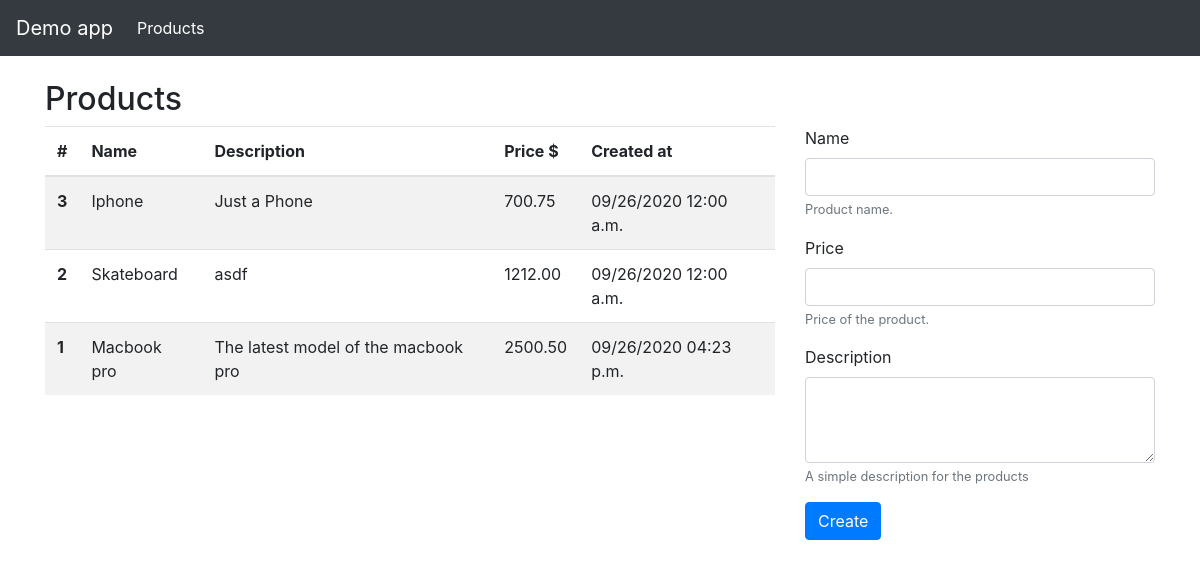
Page /products on the committed database.
### core/models.py (models this page shows, shortened)
class Product(models.Model):
    name = models.CharField(max_length=100)
    description = models.CharField(max_length=250)
    price = models.DecimalField(max_digits=12, decimal_places=2)
    created_at = models.DateTimeField('date published')

### core/views.py (the view)
# urls.py: path('products', views.list_products, name='products'),
def list_products(request):
    latest_product_list = Product.objects.order_by('-id')
    return render(request,'products.html',{'products': latest_product_list})

### core/templates/products.html (shortened to what this page needs)
<!DOCTYPE html>
<html lang="en">
<head>
    <link rel="stylesheet" href="https://stackpath.bootstrapcdn.com/bootstrap/4.5.2/css/bootstrap.min.css">
</head>
<body>
    <nav class="navbar navbar-expand-md navbar-dark bg-dark mb-4">
        <a class="navbar-brand" href="#">Demo app</a>
        <div class="collapse navbar-collapse" id="navbarCollapse">
          <ul class="navbar-nav mr-auto">
            <li class="nav-item active">
              <a class="nav-link" href="#">Products <span class="sr-only">(current)</span></a>
            </li>
          </ul>
        </div>
      </nav>
      <main role="main" class="container">
          <h2>Products</h2>
        <div class="row">
            <div class="col-md-8">
                <table class="table table-striped">
                    <thead>
                      <tr>
                        <th scope="col">#</th>
                        <th scope="col">Name</th>
                        <th scope="col">Description</th>
                        <th scope="col">Price $</th>
                        <th scope="col">Created at</th>
                      </tr>
                    </thead>
                    <tbody>
                        {% for product in products%}
                      <tr>
                        <th scope="row">{{product.id}}</th>
                        <td>{{product.name}}</td>
                        <td>{{product.description}}</td>
                        <td>{{product.price}}</td>
                        <td>{{product.created_at|date:"SHORT_DATE_FORMAT"}} {{product.created_at|time:"h:i a"}}</td>
                      </tr>
                      {% endfor%}
                    </tbody>
                  </table>
            </div>
            <div class="col-md-4">
                <form method="POST" action="/product-create">
                    <div class="form-group">
                      <label for="inputName">Name</label>
                      <input name="name" type="text" class="form-control" id="inputName" aria-describedby="nameHelp">
                      <small id="nameHelp" class="form-text text-muted">Product name.</small>
                    </div>
                    <div class="form-group">
                        <label for="inputPrice">Price</label>
                        <input name="price" type="number" step="0.01" class="form-control" id="inputPrice" aria-describedby="priceHelp">
                        <small id="priceHelp" class="form-text text-muted">Price of the product.</small>
                    </div>
                    <div class="form-group">
                        <label for="inputDescription">Description</label>
                        <textarea name="description" rows="3"  class="form-control" id="inputDescription" maxlength="250" aria-describedby="descriptionHelp">
                        </textarea>
                        <small id="descriptionHelp" class="form-text text-muted">A simple description for the products</small>
                    </div>
                    <button type="submit" class="btn btn-primary">Create</button>
                  </form>
            </div>
        </div>
      </main>
</body>
</html>

### rows in the picture
Product: id "3", name "Iphone", description "Just a Phone", price "700.75", created_at "09/26/2020", created_at "12:00 a.m."
Product: id "2", name "Skateboard", description "asdf", price "1212.00", created_at "09/26/2020", created_at "12:00 a.m."
Product: id "1", name "Macbook pro", description "The latest model of the macbook pro", price "2500.50", created_at "09/26/2020", created_at "04:23 p.m."
